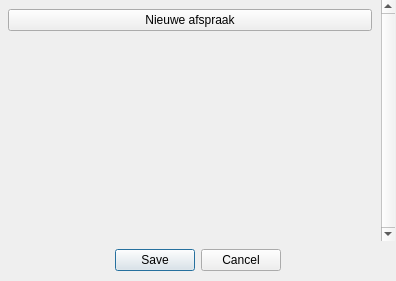
<?xml version="1.0" encoding="UTF-8"?>
<ui version="4.0">
 <class>Rooster_epd_afspraken</class>
 <widget class="QDialog" name="Rooster_epd_afspraken">
  <property name="geometry">
   <rect>
    <x>0</x>
    <y>0</y>
    <width>396</width>
    <height>281</height>
   </rect>
  </property>
  <property name="minimumSize">
   <size>
    <width>396</width>
    <height>171</height>
   </size>
  </property>
  <property name="maximumSize">
   <size>
    <width>396</width>
    <height>16777215</height>
   </size>
  </property>
  <property name="windowTitle">
   <string>Afspraken bewerken</string>
  </property>
  <widget class="QDialogButtonBox" name="buttonBox">
   <property name="geometry">
    <rect>
     <x>0</x>
     <y>240</y>
     <width>396</width>
     <height>41</height>
    </rect>
   </property>
   <property name="orientation">
    <enum>Qt::Horizontal</enum>
   </property>
   <property name="standardButtons">
    <set>QDialogButtonBox::Cancel|QDialogButtonBox::Save</set>
   </property>
   <property name="centerButtons">
    <bool>true</bool>
   </property>
  </widget>
  <widget class="QScrollArea" name="scrollArea">
   <property name="geometry">
    <rect>
     <x>-1</x>
     <y>0</y>
     <width>396</width>
     <height>241</height>
    </rect>
   </property>
   <property name="frameShape">
    <enum>QFrame::NoFrame</enum>
   </property>
   <property name="verticalScrollBarPolicy">
    <enum>Qt::ScrollBarAlwaysOn</enum>
   </property>
   <property name="horizontalScrollBarPolicy">
    <enum>Qt::ScrollBarAlwaysOff</enum>
   </property>
   <property name="widgetResizable">
    <bool>true</bool>
   </property>
   <widget class="QWidget" name="scrollAreaWidgetContents">
    <property name="geometry">
     <rect>
      <x>0</x>
      <y>0</y>
      <width>379</width>
      <height>241</height>
     </rect>
    </property>
    <layout class="QVBoxLayout" name="verticalLayout">
     <item>
      <widget class="QPushButton" name="nieuwButton">
       <property name="text">
        <string>Nieuwe afspraak</string>
       </property>
      </widget>
     </item>
     <item>
      <spacer name="verticalSpacer">
       <property name="orientation">
        <enum>Qt::Vertical</enum>
       </property>
       <property name="sizeHint" stdset="0">
        <size>
         <width>20</width>
         <height>40</height>
        </size>
       </property>
      </spacer>
     </item>
    </layout>
   </widget>
  </widget>
 </widget>
 <resources/>
 <connections>
  <connection>
   <sender>buttonBox</sender>
   <signal>accepted()</signal>
   <receiver>Rooster_epd_afspraken</receiver>
   <slot>accept()</slot>
   <hints>
    <hint type="sourcelabel">
     <x>248</x>
     <y>254</y>
    </hint>
    <hint type="destinationlabel">
     <x>157</x>
     <y>274</y>
    </hint>
   </hints>
  </connection>
  <connection>
   <sender>buttonBox</sender>
   <signal>rejected()</signal>
   <receiver>Rooster_epd_afspraken</receiver>
   <slot>reject()</slot>
   <hints>
    <hint type="sourcelabel">
     <x>316</x>
     <y>260</y>
    </hint>
    <hint type="destinationlabel">
     <x>286</x>
     <y>274</y>
    </hint>
   </hints>
  </connection>
 </connections>
</ui>
